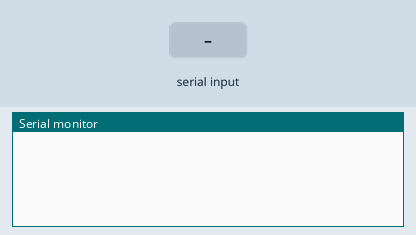
Bench run of a sketch on a simulated Arduino Nano, built with avr-gcc and run on an emulated ATmega328P. Shown: the last lines printed to the serial monitor. The test bench sets the inputs (shaded band).

Above: at 1.2 s.
1.3 s: "H" received over Serial
At 2.1 s:
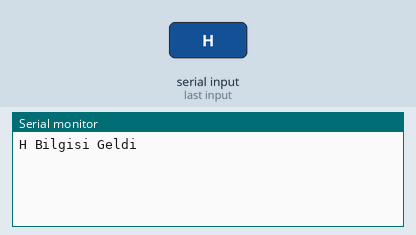
2.8 s: "L" received over Serial
At 3.2 s:
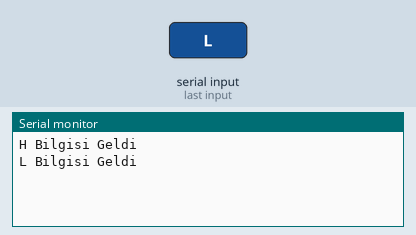

Measured:
- after the input at 1.3 s, the serial monitor: prints a new line at once (image 1)
- after the input at 2.8 s, the serial monitor: prints a new line at once (image 2)

The sketch:

2-ikinci-uygulama-seri-port.ino
```cpp
/*
Bu kodlar açık kaynak paylaşım olarak github "acetinkaya" alanında paylaşımı yapılmıştır.

BTP222 Robotik dersi içerisinde anlatımı yapılan bu kodlar ve içerikler Öğr. Gör. Ali ÇETİNKAYA tarafından oluşturulmuştur.

Github alanından;
watch - ilgili projenin proje takibi bildirimi,
star - yıldız ile beğenme bildirimi ve
fork - kendi hesabınıza kopyalama işlemleriyle paylaşımlarıma destek verebilirsiniz.

Bilgi paylaşıldıkça çoğalır ve gelişir. İyi çalışmalar dilerim.

Öğr. Gör. Ali ÇETİNKAYA İstanbul, 2024

Dersin Kaynak Adresleri:
https://github.com/acetinkaya/robotik-arduino-uygulamalari
https://alicetinkaya.site/ders-robotik
https://avesis.gelisim.edu.tr/alcetinkaya
https://scholar.google.com.tr/citations?hl=tr&user=XSEW-NcAAAAJ

---------------------------------------------------------------------------------------------------------
Kodun açıklaması:

Arduino Nano üzerinde bağlı seri port tanımlaması ve ayarlarını gerçekleştiriyoruz.

*/

void setup()
{
  Serial.begin(9600); // Seri haberleşmeyi başlat (baud rate: 9600)
}

void loop()
{
  if (Serial.available() > 0) // Seri porttan veri al
  {
    char receivedChar = Serial.read();

    if (receivedChar == 'H')  // Alınan karakter 'H' ise Seri port ekranına H Bilgisi Geldi yaz
    {
      Serial.println("H Bilgisi Geldi");
      delay(1000); // 1000 milisaniye (1 saniye) bekle
    }
    else if (receivedChar == 'L') // Alınan karakter 'L' ise Seri port ekranına L Bilgisi Geldi yaz
    {
      Serial.println("L Bilgisi Geldi");
      delay(1000); // 1000 milisaniye (1 saniye) bekle
    }
  }
}
```
